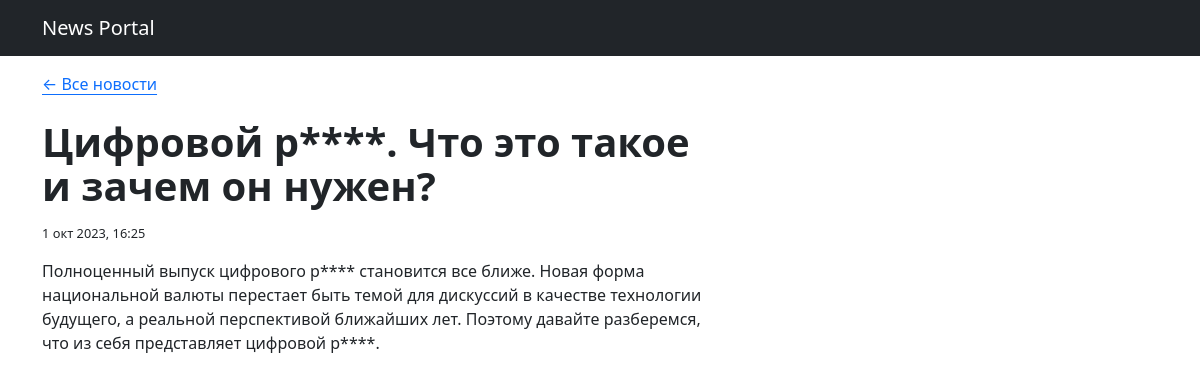
The page /news/1 on the database as committed earlier.
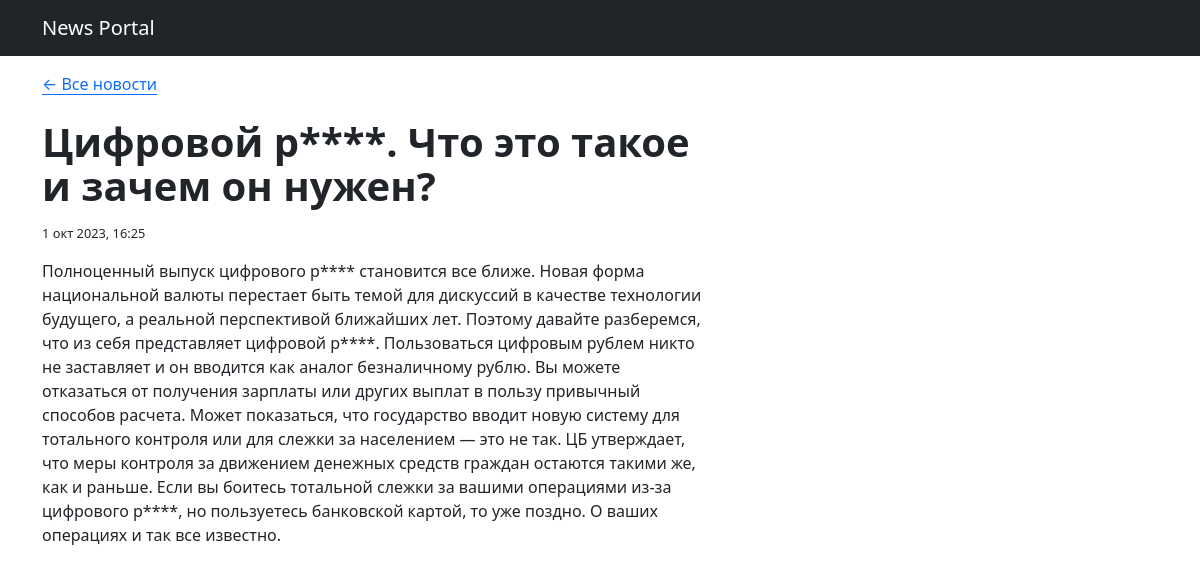
The same page on the database as committed later.
### news/models.py (models this page shows, shortened)
class Post(models.Model):
    title = models.CharField(max_length=128)
    date_joined = models.DateTimeField(auto_now_add=True)
    text = models.TextField()
    NEWS = 'NE'
    ARTICLE = 'AR'
    CATEGORY_CHOICES = [
        (NEWS, 'Новость'),
        (ARTICLE, 'Статья'),
    ]
    type = models.CharField(
        max_length=2,
        choices=CATEGORY_CHOICES,
        default=NEWS,
    )
    rating = models.SmallIntegerField(default=0)
    author = models.ForeignKey(Author, on_delete=models.CASCADE)
    category = models.ManyToManyField(Category, through='PostCategory')

### news/views.py (the view)
# urls.py: path('<int:pk>', PostDetails.as_view())
class PostDetails(DetailView):
    model = Post
    template_name = 'news/post.html'
    context_object_name = 'post'

### news/templatetags/custom_filters.py (called while the page is built)
@register.filter()
def censor(text):
    bad_words = [
        'глаз',
        'бухгалтеров',
        'юристов',
        'рубль',
        'рубля',
    ]
    for bad_word in bad_words:
        if bad_word in text.lower():
            text = text.replace(bad_word[1:], '*'*(len(bad_word)-1))
    return text

### templates/news/post.html (shortened to what this page needs)
{% extends 'news/default.html' %}
{% load custom_filters %}
{% block content %}
    <a href="/news">← Все новости</a>
    <h1>{{ post.title|censor }}</h1>
    <div class="date">
        <p class="fs-7">{{ post.date_joined|date:'j b Y, H:i' }}</p>
    </div>
    <p>{{ post.text|censor }}</p>
{% endblock content %}

### templates/news/default.html (shortened to what this page needs)
<!DOCTYPE html>
<html lang="en">
    <head>
        {% load static %}
        <link href="{% static 'css/styles.css' %}" rel="stylesheet"/>
    </head>
    <body>
        <nav class="navbar navbar-expand-lg navbar-dark bg-dark static-top">
           <div class="container">
               <a class="navbar-brand" href="/news">News Portal</a>
               <div class="collapse navbar-collapse" id="navbarResponsive">
                   <ul class="navbar-nav ml-auto">
                       <li class="nav-item">
                           <a class="nav-link" href=""></a>
                       </li>
                   </ul>
               </div>
           </div>
        </nav>
        <div class="container">
        <div class="row">
           <div class="col-lg-12 text-left">
               {% block content %}{% endblock content %}
           </div>
       </div>
    </div>
    </body>
</html>

Rows that differ between the two databases and show on the page:
changed Post "Цифровой р****. Что это такое и зачем он нужен?": text|censor "…себя представляет цифровой р****." → "…себя представляет цифровой р****. Пользоваться цифровым рублем никто не заставляет и он вводится как аналог безналичному рублю. Вы можете отказаться от получения зарплаты или других выплат в пользу привычный способов расчета. Может показаться, что государство вводит новую систему для тотального контроля или для слежки за населением — это не так. ЦБ утверждает, что меры контроля за движением денежных средств граждан остаются такими же, как и раньше. Если вы боитесь тотальной слежки за вашими операциями из-за цифрового р****, но пользуетесь банковской картой, то уже поздно. О ваших операциях и так все известно."
